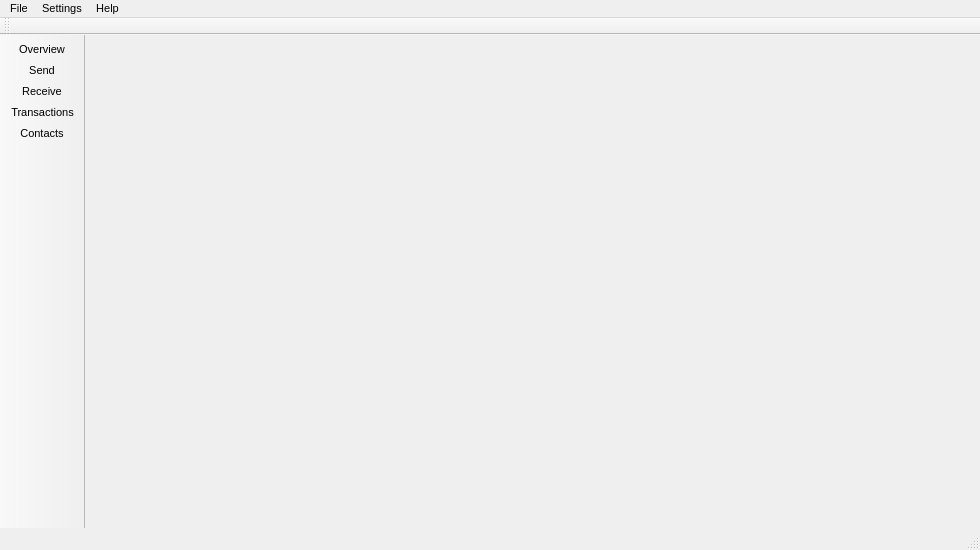
<?xml version="1.0" encoding="UTF-8"?>
<ui version="4.0">
 <class>MainWindow</class>
 <widget class="QMainWindow" name="MainWindow">
  <property name="geometry">
   <rect>
    <x>0</x>
    <y>0</y>
    <width>980</width>
    <height>550</height>
   </rect>
  </property>
  <property name="sizePolicy">
   <sizepolicy hsizetype="Preferred" vsizetype="Preferred">
    <horstretch>0</horstretch>
    <verstretch>0</verstretch>
   </sizepolicy>
  </property>
  <property name="minimumSize">
   <size>
    <width>0</width>
    <height>0</height>
   </size>
  </property>
  <property name="maximumSize">
   <size>
    <width>16777215</width>
    <height>16777215</height>
   </size>
  </property>
  <property name="font">
   <font>
    <pointsize>8</pointsize>
   </font>
  </property>
  <property name="windowTitle">
   <string>MainWindow</string>
  </property>
  <property name="windowIcon">
   <iconset resource="../../resources.qrc">
    <normaloff>:/images/window</normaloff>:/images/window</iconset>
  </property>
  <widget class="QWidget" name="centralwidget">
   <property name="sizePolicy">
    <sizepolicy hsizetype="Expanding" vsizetype="Preferred">
     <horstretch>0</horstretch>
     <verstretch>0</verstretch>
    </sizepolicy>
   </property>
   <layout class="QGridLayout" name="gridLayout">
    <property name="leftMargin">
     <number>0</number>
    </property>
    <property name="topMargin">
     <number>0</number>
    </property>
    <property name="rightMargin">
     <number>0</number>
    </property>
    <property name="bottomMargin">
     <number>0</number>
    </property>
    <property name="spacing">
     <number>0</number>
    </property>
    <item row="0" column="0" colspan="6">
     <widget class="WalletGui::AccountFrame" name="m_accountFrame">
      <property name="sizePolicy">
       <sizepolicy hsizetype="Preferred" vsizetype="Fixed">
        <horstretch>0</horstretch>
        <verstretch>0</verstretch>
       </sizepolicy>
      </property>
      <property name="minimumSize">
       <size>
        <width>0</width>
        <height>70</height>
       </size>
      </property>
      <property name="maximumSize">
       <size>
        <width>16777215</width>
        <height>70</height>
       </size>
      </property>
      <property name="styleSheet">
       <string notr="true"/>
      </property>
      <property name="frameShape">
       <enum>QFrame::NoFrame</enum>
      </property>
      <property name="frameShadow">
       <enum>QFrame::Raised</enum>
      </property>
     </widget>
    </item>
    <item row="1" column="0">
     <widget class="WalletGui::OverviewFrame" name="m_overviewFrame">
      <property name="sizePolicy">
       <sizepolicy hsizetype="Preferred" vsizetype="Preferred">
        <horstretch>0</horstretch>
        <verstretch>0</verstretch>
       </sizepolicy>
      </property>
      <property name="frameShape">
       <enum>QFrame::NoFrame</enum>
      </property>
      <property name="frameShadow">
       <enum>QFrame::Raised</enum>
      </property>
     </widget>
    </item>
    <item row="1" column="3">
     <widget class="WalletGui::TransactionsFrame" name="m_transactionsFrame">
      <property name="sizePolicy">
       <sizepolicy hsizetype="Preferred" vsizetype="Preferred">
        <horstretch>0</horstretch>
        <verstretch>0</verstretch>
       </sizepolicy>
      </property>
      <property name="frameShape">
       <enum>QFrame::NoFrame</enum>
      </property>
      <property name="frameShadow">
       <enum>QFrame::Raised</enum>
      </property>
     </widget>
    </item>
    <item row="1" column="1">
     <widget class="WalletGui::SendFrame" name="m_sendFrame">
      <property name="sizePolicy">
       <sizepolicy hsizetype="Preferred" vsizetype="Preferred">
        <horstretch>0</horstretch>
        <verstretch>0</verstretch>
       </sizepolicy>
      </property>
      <property name="frameShape">
       <enum>QFrame::NoFrame</enum>
      </property>
      <property name="frameShadow">
       <enum>QFrame::Raised</enum>
      </property>
     </widget>
    </item>
    <item row="1" column="4">
     <widget class="WalletGui::AddressBookFrame" name="m_addressBookFrame">
      <property name="sizePolicy">
       <sizepolicy hsizetype="Preferred" vsizetype="Preferred">
        <horstretch>0</horstretch>
        <verstretch>0</verstretch>
       </sizepolicy>
      </property>
      <property name="frameShape">
       <enum>QFrame::NoFrame</enum>
      </property>
      <property name="frameShadow">
       <enum>QFrame::Raised</enum>
      </property>
     </widget>
    </item>
    <item row="1" column="2">
     <widget class="WalletGui::ReceiveFrame" name="m_receiveFrame">
      <property name="sizePolicy">
       <sizepolicy hsizetype="Preferred" vsizetype="Preferred">
        <horstretch>0</horstretch>
        <verstretch>0</verstretch>
       </sizepolicy>
      </property>
      <property name="frameShape">
       <enum>QFrame::NoFrame</enum>
      </property>
      <property name="frameShadow">
       <enum>QFrame::Raised</enum>
      </property>
     </widget>
    </item>
   </layout>
  </widget>
  <widget class="QMenuBar" name="menubar">
   <property name="geometry">
    <rect>
     <x>0</x>
     <y>0</y>
     <width>980</width>
     <height>21</height>
    </rect>
   </property>
   <widget class="QMenu" name="menuFile">
    <property name="title">
     <string>File</string>
    </property>
    <widget class="QMenu" name="menuRecent_wallets">
     <property name="title">
      <string>Recent wallets</string>
     </property>
    </widget>
    <addaction name="m_createWalletAction"/>
    <addaction name="m_createNondeterministicWalletAction"/>
    <addaction name="m_openWalletAction"/>
    <addaction name="menuRecent_wallets"/>
    <addaction name="m_backupWalletAction"/>
    <addaction name="m_resetAction"/>
    <addaction name="m_closeWalletAction"/>
    <addaction name="separator"/>
    <addaction name="m_openUriAction"/>
    <addaction name="m_openLogFileAction"/>
    <addaction name="separator"/>
    <addaction name="m_showMnemonicSeedAction"/>
    <addaction name="m_restoreFromMnemonicSeedAction"/>
    <addaction name="separator"/>
    <addaction name="m_showPrivateKey"/>
    <addaction name="m_importKeyAction"/>
    <addaction name="separator"/>
    <addaction name="m_exportTrackingKeyAction"/>
    <addaction name="m_importTrackingKeyAction"/>
    <addaction name="separator"/>
    <addaction name="m_exitAction"/>
   </widget>
   <widget class="QMenu" name="menuSettings">
    <property name="title">
     <string>Settings</string>
    </property>
    <addaction name="m_encryptWalletAction"/>
    <addaction name="m_changePasswordAction"/>
    <addaction name="m_changeLanguageAction"/>
    <addaction name="m_connectionSettingsAction"/>
    <addaction name="separator"/>
    <addaction name="m_startOnLoginAction"/>
    <addaction name="m_minimizeToTrayAction"/>
    <addaction name="m_closeToTrayAction"/>
    <!--<addaction name="m_miningOnLaunchAction"/>-->
   </widget>
   <widget class="QMenu" name="menuHelp">
    <property name="title">
     <string>Help</string>
    </property>
    <addaction name="m_aboutCryptonoteAction"/>
    <addaction name="m_aboutQtAction"/>
    <addaction name="actionHelp"/>
   </widget>
   <addaction name="menuFile"/>
   <addaction name="menuSettings"/>
   <addaction name="menuHelp"/>
  </widget>
  <widget class="QToolBar" name="toolBar">
   <property name="sizePolicy">
    <sizepolicy hsizetype="Fixed" vsizetype="Preferred">
     <horstretch>0</horstretch>
     <verstretch>0</verstretch>
    </sizepolicy>
   </property>
   <property name="minimumSize">
    <size>
     <width>0</width>
     <height>0</height>
    </size>
   </property>
   <property name="maximumSize">
    <size>
     <width>150</width>
     <height>16777215</height>
    </size>
   </property>
   <property name="baseSize">
    <size>
     <width>150</width>
     <height>0</height>
    </size>
   </property>
   <property name="font">
    <font>
     <pointsize>8</pointsize>
    </font>
   </property>
   <property name="windowTitle">
    <string>toolBar</string>
   </property>
   <property name="movable">
    <bool>false</bool>
   </property>
   <property name="allowedAreas">
    <set>Qt::LeftToolBarArea|Qt::TopToolBarArea</set>
   </property>
   <property name="orientation">
    <enum>Qt::Vertical</enum>
   </property>
   <property name="iconSize">
    <size>
     <width>20</width>
     <height>20</height>
    </size>
   </property>
   <property name="toolButtonStyle">
    <enum>Qt::ToolButtonTextBesideIcon</enum>
   </property>
   <attribute name="toolBarArea">
    <enum>LeftToolBarArea</enum>
   </attribute>
   <attribute name="toolBarBreak">
    <bool>false</bool>
   </attribute>
   <addaction name="m_overviewAction"/>
   <addaction name="m_sendAction"/>
   <addaction name="m_receiveAction"/>
   <addaction name="m_transactionsAction"/>
   <addaction name="m_addressBookAction"/>
   <!--<addaction name="m_miningAction"/>-->
  </widget>
  <widget class="QStatusBar" name="statusBar"/>
  <widget class="QToolBar" name="accountToolBar">
   <property name="windowTitle">
    <string>Account toolbar</string>
   </property>
   <attribute name="toolBarArea">
    <enum>TopToolBarArea</enum>
   </attribute>
   <attribute name="toolBarBreak">
    <bool>false</bool>
   </attribute>
  </widget>
  <action name="m_overviewAction">
   <property name="checkable">
    <bool>true</bool>
   </property>
   <property name="enabled">
    <bool>true</bool>
   </property>
   <property name="icon">
    <iconset resource="../../resources.qrc">
     <normaloff>:/icons/overview</normaloff>:/icons/overview</iconset>
   </property>
   <property name="text">
    <string>Overview</string>
   </property>
  </action>
  <action name="m_sendAction">
   <property name="checkable">
    <bool>true</bool>
   </property>
   <property name="enabled">
    <bool>true</bool>
   </property>
   <property name="icon">
    <iconset resource="../../resources.qrc">
     <normaloff>:/icons/send</normaloff>:/icons/send</iconset>
   </property>
   <property name="text">
    <string>Send</string>
   </property>
  </action>
  <action name="m_receiveAction">
   <property name="checkable">
    <bool>true</bool>
   </property>
   <property name="enabled">
    <bool>true</bool>
   </property>
   <property name="icon">
    <iconset resource="../../resources.qrc">
     <normaloff>:/icons/receive</normaloff>:/icons/receive</iconset>
   </property>
   <property name="text">
    <string>Receive</string>
   </property>
  </action>
  <action name="m_transactionsAction">
   <property name="checkable">
    <bool>true</bool>
   </property>
   <property name="enabled">
    <bool>true</bool>
   </property>
   <property name="icon">
    <iconset resource="../../resources.qrc">
     <normaloff>:/icons/transactions</normaloff>:/icons/transactions</iconset>
   </property>
   <property name="text">
    <string>Transactions</string>
   </property>
  </action>
  <action name="m_exitAction">
   <property name="enabled">
    <bool>true</bool>
   </property>
   <property name="text">
    <string>Exit</string>
   </property>
   <property name="shortcut">
    <string>Ctrl+Q</string>
   </property>
  </action>
  <action name="m_addressBookAction">
   <property name="checkable">
    <bool>true</bool>
   </property>
   <property name="enabled">
    <bool>true</bool>
   </property>
   <property name="icon">
    <iconset resource="../../resources.qrc">
     <normaloff>:/icons/address-book</normaloff>:/icons/address-book</iconset>
   </property>
   <property name="text">
    <string>Contacts</string>
   </property>
  </action>
  <action name="m_createWalletAction">
   <property name="enabled">
    <bool>true</bool>
   </property>
   <property name="text">
    <string>Create wallet</string>
   </property>
  </action>
  <action name="m_openWalletAction">
   <property name="enabled">
    <bool>true</bool>
   </property>
   <property name="text">
    <string>Open wallet</string>
   </property>
  </action>
  <action name="m_encryptWalletAction">
   <property name="enabled">
    <bool>true</bool>
   </property>
   <property name="text">
    <string>Encrypt wallet</string>
   </property>
  </action>
  <action name="m_changePasswordAction">
   <property name="enabled">
    <bool>true</bool>
   </property>
   <property name="text">
    <string>Change password</string>
   </property>
   <property name="toolTip">
    <string>Change password</string>
   </property>
  </action>
  <action name="m_aboutCryptonoteAction">
   <property name="enabled">
    <bool>true</bool>
   </property>
   <property name="text">
    <string>About</string>
   </property>
  </action>
  <action name="m_aboutQtAction">
   <property name="enabled">
    <bool>true</bool>
   </property>
   <property name="text">
    <string>About Qt</string>
   </property>
  </action>
  <action name="m_backupWalletAction">
   <property name="enabled">
    <bool>true</bool>
   </property>
   <property name="text">
    <string>Backup wallet</string>
   </property>
  </action>
  <action name="m_startOnLoginAction">
   <property name="checkable">
    <bool>true</bool>
   </property>
   <property name="text">
    <string>Start on system login</string>
   </property>
  </action>
  <action name="m_minimizeToTrayAction">
   <property name="checkable">
    <bool>true</bool>
   </property>
   <property name="text">
    <string>Minimize to tray</string>
   </property>
  </action>
  <action name="m_closeToTrayAction">
   <property name="checkable">
    <bool>true</bool>
   </property>
   <property name="text">
    <string>Close to tray</string>
   </property>
  </action>
  <action name="m_importKeyAction">
   <property name="text">
    <string>Import private key</string>
   </property>
  </action>
  <action name="m_resetAction">
   <property name="text">
    <string>Reset wallet</string>
   </property>
   <property name="toolTip">
    <string>Reset wallet</string>
   </property>
  </action>
  <action name="m_changeLanguageAction">
   <property name="text">
    <string>Language</string>
   </property>
   <property name="toolTip">
    <string>Change language</string>
   </property>
  </action>
  <action name="m_showPrivateKey">
   <property name="text">
    <string>Export private key</string>
   </property>
  </action>
  <action name="actionHelp">
   <property name="text">
    <string>Help</string>
   </property>
   <property name="shortcut">
    <string>F1</string>
   </property>
  </action>
  <action name="m_connectionSettingsAction">
   <property name="text">
    <string>Connection</string>
   </property>
  </action>
  <action name="m_openUriAction">
   <property name="text">
    <string>Open payment request</string>
   </property>
  </action>
  <action name="m_exportTrackingKeyAction">
   <property name="text">
    <string>Export tracking key</string>
   </property>
  </action>
  <action name="m_importTrackingKeyAction">
   <property name="text">
    <string>Import tracking key</string>
   </property>
  </action>
  <action name="m_closeWalletAction">
   <property name="text">
    <string>Close wallet</string>
   </property>
  </action>
  <action name="m_recentWalletsAction">
   <property name="text">
    <string>Recent wallets</string>
   </property>
  </action>
  <action name="actionStatus">
   <property name="text">
    <string>Information</string>
   </property>
  </action>
  <action name="m_openLogFileAction">
   <property name="text">
    <string>Open log file</string>
   </property>
  </action>
  <action name="m_showMnemonicSeedAction">
   <property name="enabled">
    <bool>false</bool>
   </property>
   <property name="text">
    <string>Show mnemonic seed</string>
   </property>
  </action>
  <action name="m_restoreFromMnemonicSeedAction">
   <property name="text">
    <string>Restore from mnemonic seed</string>
   </property>
  </action>
  <action name="m_createNondeterministicWalletAction">
   <property name="text">
    <string>Create nondeterministic wallet</string>
   </property>
  </action>
  
 </widget>
 <customwidgets>
  <customwidget>
   <class>WalletGui::OverviewFrame</class>
   <extends>QFrame</extends>
   <header>gui/OverviewFrame.h</header>
   <container>1</container>
  </customwidget>
  <customwidget>
   <class>WalletGui::SendFrame</class>
   <extends>QFrame</extends>
   <header>gui/SendFrame.h</header>
   <container>1</container>
  </customwidget>
  <customwidget>
   <class>WalletGui::AccountFrame</class>
   <extends>QFrame</extends>
   <header>gui/AccountFrame.h</header>
   <container>1</container>
  </customwidget>
  <customwidget>
   <class>WalletGui::TransactionsFrame</class>
   <extends>QFrame</extends>
   <header>gui/TransactionsFrame.h</header>
   <container>1</container>
  </customwidget>
  <customwidget>
   <class>WalletGui::AddressBookFrame</class>
   <extends>QFrame</extends>
   <header>gui/AddressBookFrame.h</header>
   <container>1</container>
  </customwidget>
  <!--<customwidget>
   <class>WalletGui::MiningFrame</class>
   <extends>QFrame</extends>
   <header>gui/MiningFrame.h</header>
   <container>1</container>
  </customwidget>-->
  <customwidget>
   <class>WalletGui::ReceiveFrame</class>
   <extends>QFrame</extends>
   <header>gui/ReceiveFrame.h</header>
   <container>1</container>
  </customwidget>
 </customwidgets>
 <resources>
  <include location="../../resources.qrc"/>
 </resources>
 <connections>
  <connection>
   <sender>m_createWalletAction</sender>
   <signal>triggered()</signal>
   <receiver>MainWindow</receiver>
   <slot>createWallet()</slot>
   <hints>
    <hint type="sourcelabel">
     <x>-1</x>
     <y>-1</y>
    </hint>
    <hint type="destinationlabel">
     <x>449</x>
     <y>299</y>
    </hint>
   </hints>
  </connection>
  <connection>
   <sender>m_openWalletAction</sender>
   <signal>triggered()</signal>
   <receiver>MainWindow</receiver>
   <slot>openWallet()</slot>
   <hints>
    <hint type="sourcelabel">
     <x>-1</x>
     <y>-1</y>
    </hint>
    <hint type="destinationlabel">
     <x>449</x>
     <y>299</y>
    </hint>
   </hints>
  </connection>
  <connection>
   <sender>m_encryptWalletAction</sender>
   <signal>triggered()</signal>
   <receiver>MainWindow</receiver>
   <slot>encryptWallet()</slot>
   <hints>
    <hint type="sourcelabel">
     <x>-1</x>
     <y>-1</y>
    </hint>
    <hint type="destinationlabel">
     <x>449</x>
     <y>299</y>
    </hint>
   </hints>
  </connection>
  <connection>
   <sender>m_changePasswordAction</sender>
   <signal>triggered()</signal>
   <receiver>MainWindow</receiver>
   <slot>encryptWallet()</slot>
   <hints>
    <hint type="sourcelabel">
     <x>-1</x>
     <y>-1</y>
    </hint>
    <hint type="destinationlabel">
     <x>449</x>
     <y>299</y>
    </hint>
   </hints>
  </connection>
  <connection>
   <sender>m_changeLanguageAction</sender>
   <signal>triggered()</signal>
   <receiver>MainWindow</receiver>
   <slot>ChangeLanguage()</slot>
   <hints>
    <hint type="sourcelabel">
     <x>-1</x>
     <y>-1</y>
    </hint>
    <hint type="destinationlabel">
     <x>449</x>
     <y>299</y>
    </hint>
   </hints>
  </connection>
  <connection>
   <sender>m_aboutQtAction</sender>
   <signal>triggered()</signal>
   <receiver>MainWindow</receiver>
   <slot>aboutQt()</slot>
   <hints>
    <hint type="sourcelabel">
     <x>-1</x>
     <y>-1</y>
    </hint>
    <hint type="destinationlabel">
     <x>449</x>
     <y>299</y>
    </hint>
   </hints>
  </connection>
  <connection>
   <sender>m_backupWalletAction</sender>
   <signal>triggered()</signal>
   <receiver>MainWindow</receiver>
   <slot>backupWallet()</slot>
   <hints>
    <hint type="sourcelabel">
     <x>-1</x>
     <y>-1</y>
    </hint>
    <hint type="destinationlabel">
     <x>449</x>
     <y>299</y>
    </hint>
   </hints>
  </connection>
  <connection>
   <sender>m_aboutCryptonoteAction</sender>
   <signal>triggered()</signal>
   <receiver>MainWindow</receiver>
   <slot>about()</slot>
   <hints>
    <hint type="sourcelabel">
     <x>-1</x>
     <y>-1</y>
    </hint>
    <hint type="destinationlabel">
     <x>459</x>
     <y>299</y>
    </hint>
   </hints>
  </connection>
  <connection>
   <sender>m_startOnLoginAction</sender>
   <signal>triggered(bool)</signal>
   <receiver>MainWindow</receiver>
   <slot>setStartOnLogin(bool)</slot>
   <hints>
    <hint type="sourcelabel">
     <x>-1</x>
     <y>-1</y>
    </hint>
    <hint type="destinationlabel">
     <x>459</x>
     <y>299</y>
    </hint>
   </hints>
  </connection>
  <connection>
   <sender>m_minimizeToTrayAction</sender>
   <signal>triggered(bool)</signal>
   <receiver>MainWindow</receiver>
   <slot>setMinimizeToTray(bool)</slot>
   <hints>
    <hint type="sourcelabel">
     <x>-1</x>
     <y>-1</y>
    </hint>
    <hint type="destinationlabel">
     <x>459</x>
     <y>299</y>
    </hint>
   </hints>
  </connection>
  <connection>
   <sender>m_closeToTrayAction</sender>
   <signal>triggered(bool)</signal>
   <receiver>MainWindow</receiver>
   <slot>setCloseToTray(bool)</slot>
   <hints>
    <hint type="sourcelabel">
     <x>-1</x>
     <y>-1</y>
    </hint>
    <hint type="destinationlabel">
     <x>459</x>
     <y>299</y>
    </hint>
   </hints>
  </connection>
  <connection>
   <sender>m_resetAction</sender>
   <signal>triggered()</signal>
   <receiver>MainWindow</receiver>
   <slot>resetWallet()</slot>
   <hints>
    <hint type="sourcelabel">
     <x>-1</x>
     <y>-1</y>
    </hint>
    <hint type="destinationlabel">
     <x>506</x>
     <y>301</y>
    </hint>
   </hints>
  </connection>
  <connection>
   <sender>m_importKeyAction</sender>
   <signal>triggered()</signal>
   <receiver>MainWindow</receiver>
   <slot>importKey()</slot>
   <hints>
    <hint type="sourcelabel">
     <x>-1</x>
     <y>-1</y>
    </hint>
    <hint type="destinationlabel">
     <x>459</x>
     <y>299</y>
    </hint>
   </hints>
  </connection>
  <connection>
   <sender>m_showPrivateKey</sender>
   <signal>triggered()</signal>
   <receiver>MainWindow</receiver>
   <slot>showPrivateKeys()</slot>
   <hints>
    <hint type="sourcelabel">
     <x>-1</x>
     <y>-1</y>
    </hint>
    <hint type="destinationlabel">
     <x>459</x>
     <y>299</y>
    </hint>
   </hints>
  </connection>
  <connection>
   <sender>actionHelp</sender>
   <signal>triggered()</signal>
   <receiver>MainWindow</receiver>
   <slot>DisplayCmdLineHelp()</slot>
   <hints>
    <hint type="sourcelabel">
     <x>-1</x>
     <y>-1</y>
    </hint>
    <hint type="destinationlabel">
     <x>494</x>
     <y>319</y>
    </hint>
   </hints>
  </connection>
  <connection>
   <sender>m_connectionSettingsAction</sender>
   <signal>triggered()</signal>
   <receiver>MainWindow</receiver>
   <slot>openConnectionSettings()</slot>
   <hints>
    <hint type="sourcelabel">
     <x>-1</x>
     <y>-1</y>
    </hint>
    <hint type="destinationlabel">
     <x>494</x>
     <y>319</y>
    </hint>
   </hints>
  </connection>
  <connection>
   <sender>m_transactionsAction</sender>
   <signal>toggled(bool)</signal>
   <receiver>m_transactionsFrame</receiver>
   <slot>setVisible(bool)</slot>
   <hints>
    <hint type="sourcelabel">
     <x>-1</x>
     <y>-1</y>
    </hint>
    <hint type="destinationlabel">
     <x>787</x>
     <y>333</y>
    </hint>
   </hints>
  </connection>
  <connection>
   <sender>m_sendAction</sender>
   <signal>toggled(bool)</signal>
   <receiver>m_sendFrame</receiver>
   <slot>setVisible(bool)</slot>
   <hints>
    <hint type="sourcelabel">
     <x>-1</x>
     <y>-1</y>
    </hint>
    <hint type="destinationlabel">
     <x>337</x>
     <y>333</y>
    </hint>
   </hints>
  </connection>
  <connection>
   <sender>m_overviewAction</sender>
   <signal>toggled(bool)</signal>
   <receiver>m_overviewFrame</receiver>
   <slot>setVisible(bool)</slot>
   <hints>
    <hint type="sourcelabel">
     <x>-1</x>
     <y>-1</y>
    </hint>
    <hint type="destinationlabel">
     <x>112</x>
     <y>333</y>
    </hint>
   </hints>
  </connection>
  <!--<connection>
   <sender>m_miningAction</sender>
   <signal>toggled(bool)</signal>
   <receiver>m_miningFrame</receiver>
   <slot>setVisible(bool)</slot>
   <hints>
    <hint type="sourcelabel">
     <x>-1</x>
     <y>-1</y>
    </hint>
    <hint type="destinationlabel">
     <x>862</x>
     <y>322</y>
    </hint>
   </hints>
  </connection>-->
  <connection>
   <sender>m_addressBookAction</sender>
   <signal>toggled(bool)</signal>
   <receiver>m_addressBookFrame</receiver>
   <slot>setVisible(bool)</slot>
   <hints>
    <hint type="sourcelabel">
     <x>-1</x>
     <y>-1</y>
    </hint>
    <hint type="destinationlabel">
     <x>809</x>
     <y>320</y>
    </hint>
   </hints>
  </connection>
  <connection>
   <sender>m_receiveAction</sender>
   <signal>toggled(bool)</signal>
   <receiver>m_receiveFrame</receiver>
   <slot>setVisible(bool)</slot>
   <hints>
    <hint type="sourcelabel">
     <x>-1</x>
     <y>-1</y>
    </hint>
    <hint type="destinationlabel">
     <x>562</x>
     <y>333</y>
    </hint>
   </hints>
  </connection>
  <connection>
   <sender>m_openUriAction</sender>
   <signal>triggered()</signal>
   <receiver>m_sendFrame</receiver>
   <slot>openUriClicked()</slot>
   <hints>
    <hint type="sourcelabel">
     <x>-1</x>
     <y>-1</y>
    </hint>
    <hint type="destinationlabel">
     <x>316</x>
     <y>310</y>
    </hint>
   </hints>
  </connection>
  <connection>
   <sender>m_exportTrackingKeyAction</sender>
   <signal>triggered()</signal>
   <receiver>MainWindow</receiver>
   <slot>exportTrackingKey()</slot>
   <hints>
    <hint type="sourcelabel">
     <x>-1</x>
     <y>-1</y>
    </hint>
    <hint type="destinationlabel">
     <x>489</x>
     <y>274</y>
    </hint>
   </hints>
  </connection>
  <connection>
   <sender>m_importTrackingKeyAction</sender>
   <signal>triggered()</signal>
   <receiver>MainWindow</receiver>
   <slot>importTrackingKey()</slot>
   <hints>
    <hint type="sourcelabel">
     <x>-1</x>
     <y>-1</y>
    </hint>
    <hint type="destinationlabel">
     <x>489</x>
     <y>274</y>
    </hint>
   </hints>
  </connection>
  <connection>
   <sender>m_closeWalletAction</sender>
   <signal>triggered()</signal>
   <receiver>MainWindow</receiver>
   <slot>closeWallet()</slot>
   <hints>
    <hint type="sourcelabel">
     <x>-1</x>
     <y>-1</y>
    </hint>
    <hint type="destinationlabel">
     <x>489</x>
     <y>274</y>
    </hint>
   </hints>
  </connection>
  <connection>
   <sender>m_openLogFileAction</sender>
   <signal>triggered()</signal>
   <receiver>MainWindow</receiver>
   <slot>openLogFile()</slot>
   <hints>
    <hint type="sourcelabel">
     <x>-1</x>
     <y>-1</y>
    </hint>
    <hint type="destinationlabel">
     <x>489</x>
     <y>274</y>
    </hint>
   </hints>
  </connection>
  <connection>
   <sender>m_showMnemonicSeedAction</sender>
   <signal>triggered()</signal>
   <receiver>MainWindow</receiver>
   <slot>showMnemonicSeed()</slot>
   <hints>
    <hint type="sourcelabel">
     <x>-1</x>
     <y>-1</y>
    </hint>
    <hint type="destinationlabel">
     <x>489</x>
     <y>274</y>
    </hint>
   </hints>
  </connection>
  <connection>
   <sender>m_restoreFromMnemonicSeedAction</sender>
   <signal>triggered()</signal>
   <receiver>MainWindow</receiver>
   <slot>restoreFromMnemonicSeed()</slot>
   <hints>
    <hint type="sourcelabel">
     <x>-1</x>
     <y>-1</y>
    </hint>
    <hint type="destinationlabel">
     <x>489</x>
     <y>274</y>
    </hint>
   </hints>
  </connection>
  <connection>
   <sender>m_createNondeterministicWalletAction</sender>
   <signal>triggered()</signal>
   <receiver>MainWindow</receiver>
   <slot>createNonDeterministicWallet()</slot>
   <hints>
    <hint type="sourcelabel">
     <x>-1</x>
     <y>-1</y>
    </hint>
    <hint type="destinationlabel">
     <x>489</x>
     <y>274</y>
    </hint>
   </hints>
  </connection>
 </connections>
 <slots>
  <slot>createWallet()</slot>
  <slot>openWallet()</slot>
  <slot>encryptWallet()</slot>
  <slot>aboutQt()</slot>
  <slot>backupWallet()</slot>
  <slot>about()</slot>
  <slot>setStartOnLogin(bool)</slot>
  <slot>setMinimizeToTray(bool)</slot>
  <slot>setCloseToTray(bool)</slot>
  <slot>importKey()</slot>
  <slot>resetWallet()</slot>
  <slot>showPrivateKeys()</slot>
  <slot>openConnectionSettings()</slot>
  <slot>showStatusInfo()</slot>
 </slots>
</ui>
